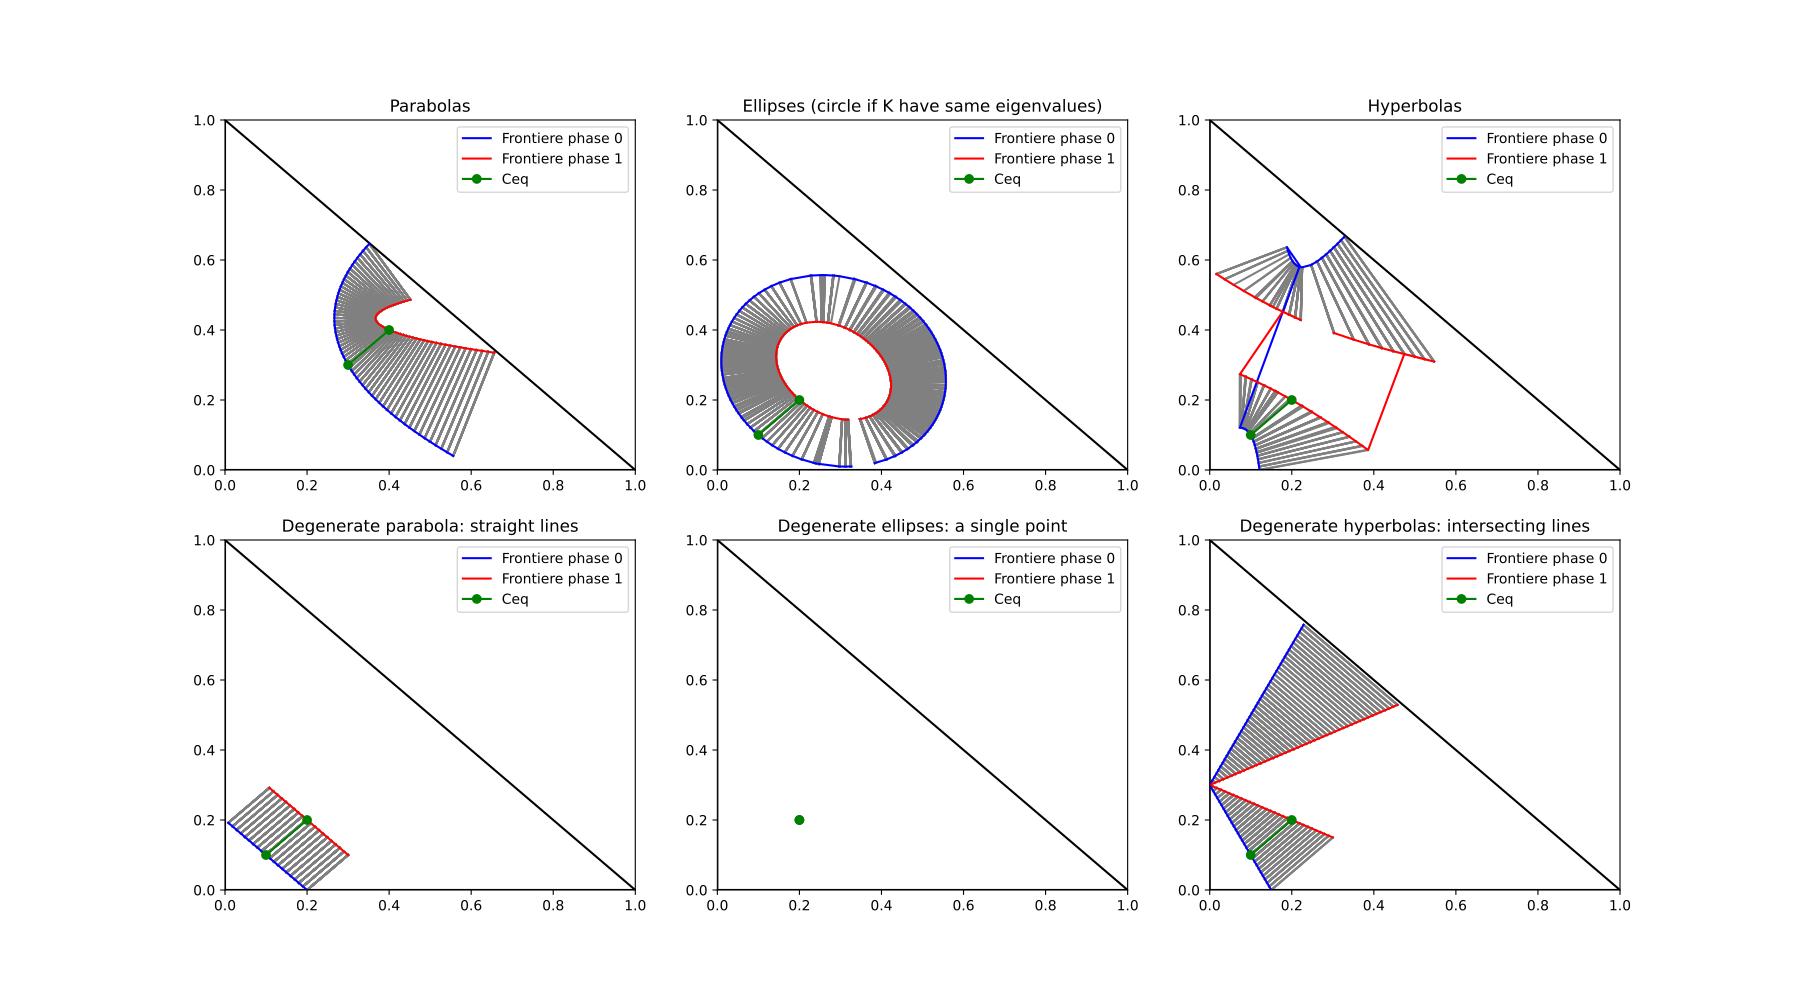

The Python source for this figure:
#!/usr/bin/env python3
# -*- coding: utf-8 -*-



import numpy as np
import matplotlib.pyplot as plt
from scipy import special
import scipy.optimize


from ThermoK import ThermoK, mat


def plot_diagram(ax, TK, title=""):
    TK.compute_diagram_from_c()
    
    ax.plot([0,1,0,0], [0,0,1,0], color="k")
    
    ax.plot(TK.front0sA, TK.front0sB, color="b", label="Frontiere phase 0")
    
    ax.plot(TK.front1sA, TK.front1sB, color="r", label="Frontiere phase 1")
    

    # ~ x, rx, ry = fit_ellipse(TK.front0[Na2O], TK.front0[1-Na2O])
    
    # ~ rr = 10000
    # ~ x_coord = np.linspace(rx[0],rx[1],rr)
    # ~ y_coord = np.linspace(ry[0],ry[1],rr)
    # ~ X_coord, Y_coord = np.meshgrid(x_coord, y_coord)
    # ~ Z_coord = x[0] * X_coord ** 2 + x[1] * X_coord * Y_coord + x[2] * Y_coord**2 + x[3] * X_coord + x[4] * Y_coord
    # ~ plt.contour(X_coord, Y_coord, Z_coord, levels=[1], colors=('red'), linewidths=2)

    # ~ x, rx, ry = fit_ellipse(TK.front1[Na2O], TK.front1[1-Na2O])
    
    # ~ rr = 10000
    # ~ x_coord = np.linspace(rx[0],rx[1],rr)
    # ~ y_coord = np.linspace(ry[0],ry[1],rr)
    # ~ X_coord, Y_coord = np.meshgrid(x_coord, y_coord)
    # ~ Z_coord = x[0] * X_coord ** 2 + x[1] * X_coord * Y_coord + x[2] * Y_coord**2 + x[3] * X_coord + x[4] * Y_coord
    # ~ plt.contour(X_coord, Y_coord, Z_coord, levels=[1], colors=('blue'), linewidths=2)
    
    ax.plot([ceqB0, ceqB1], [ceqA0, ceqA1], color="green", label="Ceq", marker="o")
    
    for tl in TK.tielines:
        ax.plot(tl[0], tl[1], color = "gray", zorder= -10)
    # ~ ax.set_xlabel("C_A")
    # ~ ax.set_ylabel("C_B")
    ax.set_xlim([0,1])
    ax.set_ylim([0,1])
    ax.set_title(title)
    ax.legend()
    
    
if __name__ == "__main__":
    
    fig, axs=plt.subplots(nrows=2, ncols=3, figsize=[18, 10])
    
    
    # diagram with parabolas: deltaKinv has exaclty 1 non zero eigenvalue
    K0 = np.linalg.inv(mat(1,2,1))
    K1 = np.linalg.inv(mat(1,3,1))
    K0 = mat(2,1,0)
    K1 = mat(2,4,0)
    ceqA0 = 0.3
    ceqB0 = 0.3
    ceqA1 = 0.4
    ceqB1 = 0.4
    
    
    TK = ThermoK(K0, ceqA0, ceqB0, K1, ceqA1, ceqB1)
    
    plot_diagram(axs[0,0], TK, title="Parabolas")
    
    # ~ # diagram with straigth lines: deltaKinv = 0, degenerate parabolas
    K0 = mat(1,1,0)
    K1 = mat(1,1,0)
    ceqA0 = 0.1
    ceqB0 = 0.1
    ceqA1 = 0.2
    ceqB1 = 0.2
    
    TK = ThermoK(K0, ceqA0, ceqB0, K1, ceqA1, ceqB1)
    
    plot_diagram(axs[1,0], TK, title="Degenerate parabola: straight lines")
    
    # diagram with circles deltaKinv != 0, eigenvalues are equals
    # ~ K0 = mat(1,1,0)
    # ~ K1 = 2*mat(1,1,0)
    # ~ ceqA0 = 0.1
    # ~ ceqB0 = 0.1
    # ~ ceqA1 = 0.2
    # ~ ceqB1 = 0.2
    
    # ~ TK = ThermoK(K0, ceqA0, ceqB0, K1, ceqA1, ceqB1)
    
    # ~ plot_diagram(axs[0,1], TK)
    
    # diagram with ellipses: det(deltaKinv) > 0
    K0 = mat(1,1,0)
    K1 = mat(2,2,0.2)
    ceqA0 = 0.1
    ceqB0 = 0.1
    ceqA1 = 0.2
    ceqB1 = 0.2
    
    TK = ThermoK(K0, ceqA0, ceqB0, K1, ceqA1, ceqB1)
    
    plot_diagram(axs[0,1], TK, title="Ellipses (circle if K have same eigenvalues)")
    
    # ~ # diagram with a single point: degenerate ellipses. Numerical resolution is very unstable
    K0 = mat(1,1,0)
    K1 = 2*mat(1,1,0)
    ceqA0 = 0.2
    ceqB0 = 0.2
    ceqA1 = 0.2
    ceqB1 = 0.2
    
    TK = ThermoK(K0, ceqA0, ceqB0, K1, ceqA1, ceqB1)
    
    plot_diagram(axs[1,1], TK, title="Degenerate ellipses: a single point")
    
    # diagram with hyperbolas: det(deltaKinv) < 0. managed to get both section in the gibbs triangle, yay !
    K0 = mat(2,1,0)
    K1 = mat(1,2,1)
    ceqA0 = 0.1
    ceqB0 = 0.1
    ceqA1 = 0.2
    ceqB1 = 0.2
    
    TK = ThermoK(K0, ceqA0, ceqB0, K1, ceqA1, ceqB1)
    
    plot_diagram(axs[0,2], TK, title="Hyperbolas")
    
    # diagram with intersecting lines (degenerate hyperbola)
    K0 = mat(2,1,0)
    K1 = mat(1,2,0)
    ceqA0 = 0.1
    ceqB0 = 0.1
    ceqA1 = 0.2
    ceqB1 = 0.2
    
    TK = ThermoK(K0, ceqA0, ceqB0, K1, ceqA1, ceqB1)
    
    plot_diagram(axs[1,2], TK, title="Degenerate hyperbolas: intersecting lines")
    

    
   
    plt.savefig("catalog.pdf")
    plt.show()
